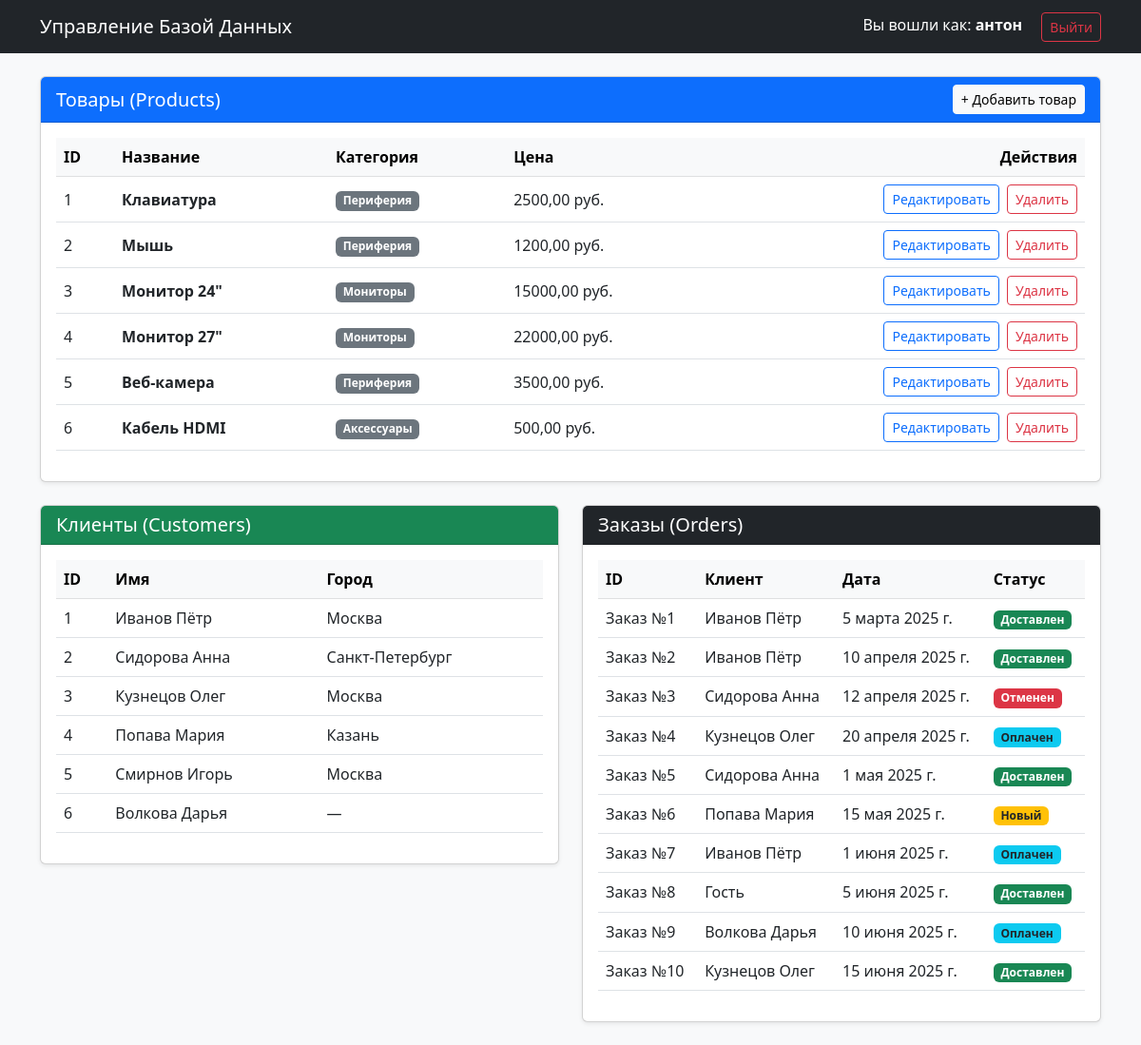
The app's page / (signed in) with its own data.
### store/models.py (models this page shows, shortened)
class Product(models.Model):
    title = models.CharField(max_length=100, verbose_name="Название товара")
    category = models.CharField(max_length=50, verbose_name="Категория")
    price = models.DecimalField(max_digits=10, decimal_places=2, verbose_name="Цена")
    class Meta:
        db_table = 'products'

class Customer(models.Model):
    name = models.CharField(max_length=100, verbose_name="ФИО")
    city = models.CharField(max_length=50, blank=True, null=True, verbose_name="Город")
    created_at = models.DateField(auto_now_add=True, verbose_name="Дата регистрации")
    class Meta:
        db_table = 'customers'  # Связываем с твоей таблицей в MySQL

class Order(models.Model):
    STATUS_CHOICES = [
        ('new', 'Новый'),
        ('paid', 'Оплачен'),
        ('shipped', 'Доставлен'),
        ('cancelled', 'Отменен'),
    ]
    customer = models.ForeignKey(
        Customer,
        on_delete=models.SET_NULL,
        null=True,
        blank=True,
        db_column='customer_id',
        verbose_name="Клиент"
    )
    order_date = models.DateField(verbose_name="Дата заказа")
    status = models.CharField(max_length=20, choices=STATUS_CHOICES, default='new', verbose_name="Статус")
    class Meta:
        db_table = 'orders'

### store/views.py (the view)
# urls.py: path('', views.dashboard, name='dashboard'),
@login_required
def dashboard(value_request):
    products = Product.objects.all()
    customers = Customer.objects.all()
    orders = Order.objects.all()
    return render(value_request, 'dashboard.html', {
        'products': products,
        'customers': customers,
        'orders': orders
    })

### store/templates/dashboard.html
{% extends 'base.html' %}
{% block content %}
<div class="row">
    <div class="col-md-12 mb-4">
        <div class="card shadow-sm">
            <div class="card-header bg-primary text-white d-flex justify-content-between align-items-center">
                <h5 class="mb-0">Товары (Products)</h5>
                <a href="{% url 'add_product' %}" class="btn btn-light btn-sm">+ Добавить товар</a>
            </div>
            <div class="card-body">
                <div class="table-responsive">
                    <table class="table table-hover align-middle">
                        <thead class="table-light">
                            <tr>
                                <th>ID</th>
                                <th>Название</th>
                                <th>Категория</th>
                                <th>Цена</th>
                                <th class="text-end">Действия</th>
                            </tr>
                        </thead>
                        <tbody>
                            {% for product in products %}
                            <tr>
                                <td>{{ product.id }}</td>
                                <td><strong>{{ product.title }}</strong></td>
                                <td><span class="badge bg-secondary">{{ product.category }}</span></td>
                                <td>{{ product.price }} руб.</td>
                                <td class="text-end">
                                    <a href="{% url 'edit_product' product.pk %}" class="btn btn-sm btn-outline-primary me-1">Редактировать</a>
                                    <a href="{% url 'delete_product' product.pk %}" class="btn btn-sm btn-outline-danger">Удалить</a>
                                </td>
                            </tr>
                            {% empty %}
                            <tr>
                                <td colspan="5" class="text-center text-muted py-3">Товаров пока нет</td>
                            </tr>
                            {% endfor %}
                        </tbody>
                    </table>
                </div>
            </div>
        </div>
    </div>
    <div class="col-md-6 mb-4">
        <div class="card shadow-sm">
            <div class="card-header bg-success text-white">
                <h5 class="mb-0">Клиенты (Customers)</h5>
            </div>
            <div class="card-body">
                <div class="table-responsive">
                    <table class="table table-hover">
                        <thead class="table-light">
                            <tr>
                                <th>ID</th>
                                <th>Имя</th>
                                <th>Город</th>
                            </tr>
                        </thead>
                        <tbody>
                            {% for customer in customers %}
                            <tr>
                                <td>{{ customer.id }}</td>
                                <td>{{ customer.name }}</td>
                                <td>{{ customer.city|default:"—" }}</td>
                            </tr>
                            {% empty %}
                            <tr>
                                <td colspan="3" class="text-center text-muted">Клиентов пока нет</td>
                            </tr>
                            {% endfor %}
                        </tbody>
                    </table>
                </div>
            </div>
        </div>
    </div>
    <div class="col-md-6 mb-4">
        <div class="card shadow-sm">
            <div class="card-header bg-dark text-white">
                <h5 class="mb-0">Заказы (Orders)</h5>
            </div>
            <div class="card-body">
                <div class="table-responsive">
                    <table class="table table-hover">
                        <thead class="table-light">
                            <tr>
                                <th>ID</th>
                                <th>Клиент</th>
                                <th>Дата</th>
                                <th>Статус</th>
                            </tr>
                        </thead>
                        <tbody>
                            {% for order in orders %}
                            <tr>
                                <td>Заказ №{{ order.id }}</td>
                                <td>{{ order.customer.name|default:"Гость" }}</td>
                                <td>{{ order.order_date }}</td>
                                <td>
                                    {% if order.status == 'shipped' %}
                                        <span class="badge bg-success">Доставлен</span>
                                    {% elif order.status == 'paid' %}
                                        <span class="badge bg-info text-dark">Оплачен</span>
                                    {% elif order.status == 'cancelled' %}
                                        <span class="badge bg-danger">Отменен</span>
                                    {% else %}
                                        <span class="badge bg-warning text-dark">Новый</span>
                                    {% endif %}
                                </td>
                            </tr>
                            {% empty %}
                            <tr>
                                <td colspan="4" class="text-center text-muted">Заказов пока нет</td>
                            </tr>
                            {% endfor %}
                        </tbody>
                    </table>
                </div>
            </div>
        </div>
    </div>
</div>
{% endblock %}

### store/templates/base.html (shortened to what this page needs)
<!DOCTYPE html>
<html lang="ru">
<head>
    <link href="https://cdn.jsdelivr.net/npm/bootstrap@5.3.0/dist/css/bootstrap.min.css" rel="stylesheet">
</head>
<body class="bg-light">
    <nav class="navbar navbar-expand-lg navbar-dark bg-dark mb-4">
        <div class="container">
            <a class="navbar-brand" href="{% url 'dashboard' %}">Управление Базой Данных</a>
            <div class="ms-auto">
                {% if user.is_authenticated %}
                    <span class="navbar-text me-3 text-white">Вы вошли как: <strong>{{ user.username }}</strong></span>
                    <a href="{% url 'logout' %}" class="btn btn-outline-danger btn-sm">Выйти</a>
                {% else %}
                    <a href="{% url 'login' %}" class="btn btn-outline-light btn-sm me-2">Войти</a>
                    <a href="{% url 'register' %}" class="btn btn-warning btn-sm">Регистрация</a>
                {% endif %}
            </div>
        </div>
    </nav>
    <div class="container">
        {% block content %}
        {% endblock %}
    </div>
</body>
</html>

### records on screen
Product: id "1", title "Клавиатура", category "Периферия", price "2500,00"
Product: id "2", title "Мышь", category "Периферия", price "1200,00"
Product: id "3", title "Монитор 24\"", category "Мониторы", price "15000,00"
Product: id "4", title "Монитор 27\"", category "Мониторы", price "22000,00"
Product: id "5", title "Веб-камера", category "Периферия", price "3500,00"
Product: id "6", title "Кабель HDMI", category "Аксессуары", price "500,00"
Customer: id "1", name "Иванов Пётр", city "Москва"
Customer: id "2", name "Сидорова Анна", city "Санкт-Петербург"
Customer: id "3", name "Кузнецов Олег", city "Москва"
Customer: id "4", name "Попава Мария", city "Казань"
Customer: id "5", name "Смирнов Игорь", city "Москва"
Customer: id "6", name "Волкова Дарья", city "—"
Order: id "1", customer.name "Иванов Пётр", order_date "5 марта 2025 г.", status "Доставлен"
Order: id "2", customer.name "Иванов Пётр", order_date "10 апреля 2025 г.", status "Доставлен"
Order: id "3", customer.name "Сидорова Анна", order_date "12 апреля 2025 г.", status "Отменен"
Order: id "4", customer.name "Кузнецов Олег", order_date "20 апреля 2025 г.", status "Оплачен"
Order: id "5", customer.name "Сидорова Анна", order_date "1 мая 2025 г.", status "Доставлен"
Order: id "6", customer.name "Попава Мария", order_date "15 мая 2025 г.", status "Новый"
Order: id "7", customer.name "Иванов Пётр", order_date "1 июня 2025 г.", status "Оплачен"
Order: id "8", customer.name "Гость", order_date "5 июня 2025 г.", status "Доставлен"
Order: id "9", customer.name "Волкова Дарья", order_date "10 июня 2025 г.", status "Оплачен"
Order: id "10", customer.name "Кузнецов Олег", order_date "15 июня 2025 г.", status "Доставлен"

### other values on screen
{{ user.username }} "антон"
